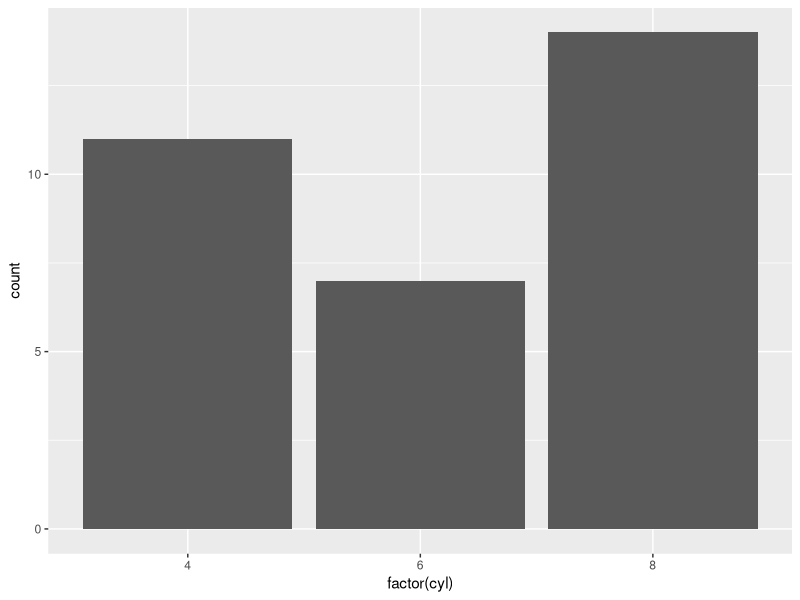
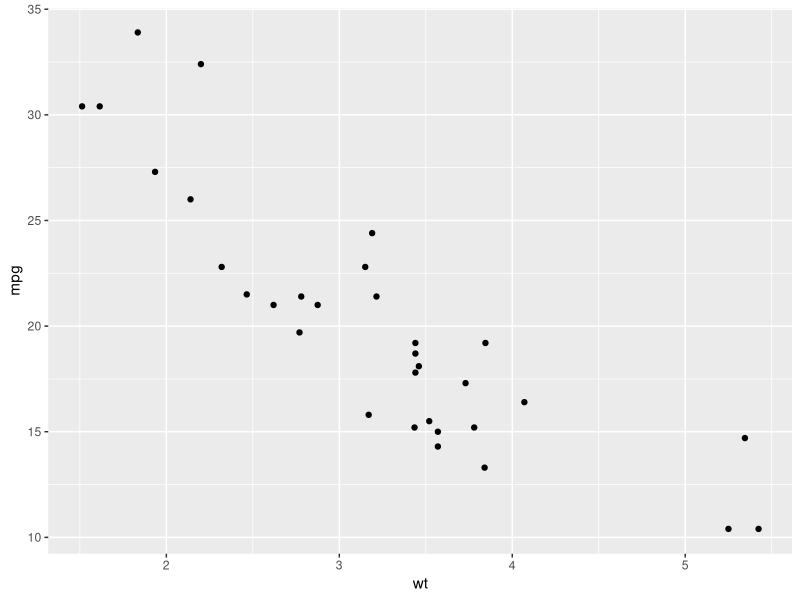
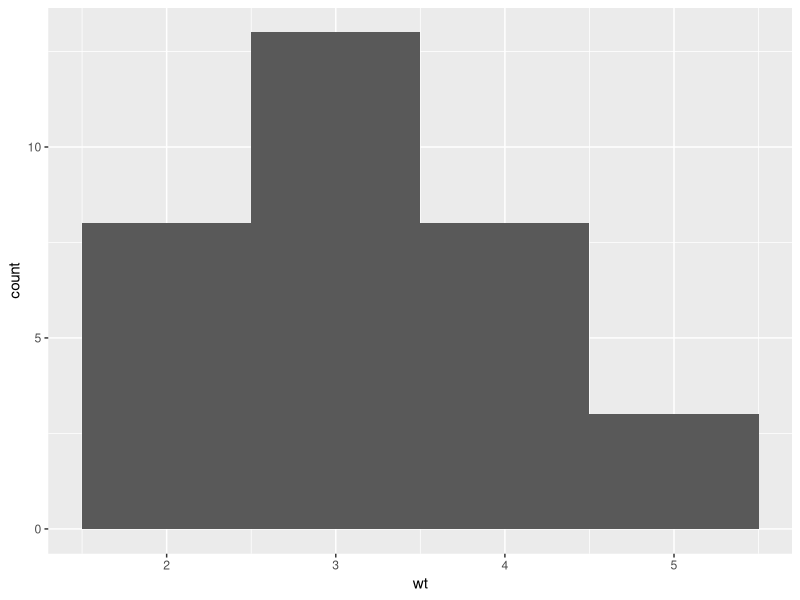
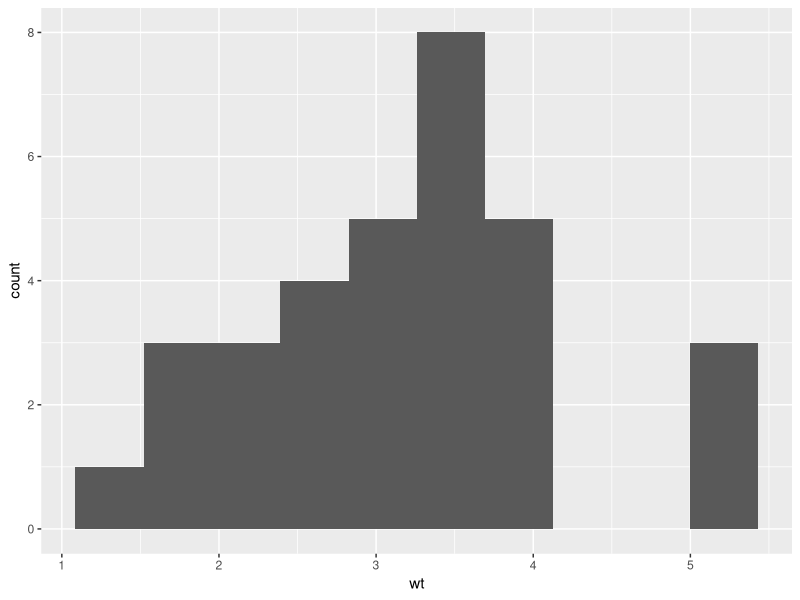

Here is the R script that generated these plots, in order:
print("hello world")

library(ggplot2)

#load mtcars dataset
data(mtcars)

#plot factor variable
ggplot(mtcars, aes(factor(cyl))) + geom_bar()
ggplot(mtcars, aes(x = wt, y = mpg)) + geom_point()

#plot histogram bin width
ggplot(mtcars, aes(x = wt)) + geom_histogram(binwidth = 1)

#plot histogram bin number
ggplot(mtcars, aes(x = wt)) + geom_histogram(bins = 10)

